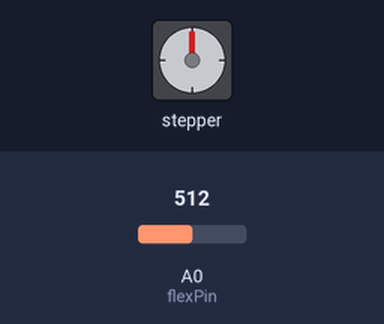
A sketch run on a simulated Arduino Uno, built with avr-gcc and run on an emulated ATmega328P. Shown: stepper motor. Wiring (inferred from the names in the program): stepper motor driver (200 steps per turn assumed): step pin 9; direction pin 8. Inputs (shaded band) come from the test bench; at power-on: A0 (flexPin) = 512. What the sketch prints to the serial monitor is not drawn.

Above: at 1.2 s.
1.3 s: A0 (flexPin) set to 461
2.8 s: A0 (flexPin) set to 432
At 2.95 s:
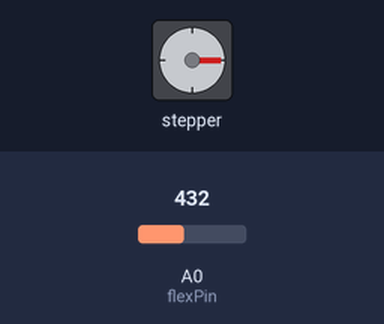
At 4.45 s:
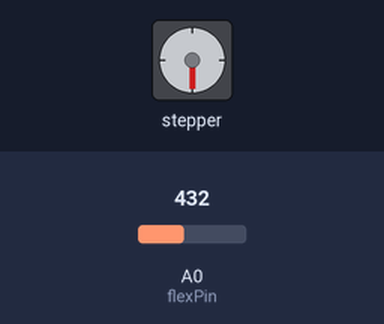
5.8 s: A0 (flexPin) set to 511
8.8 s: A0 (flexPin) set to 700
10.3 s: A0 (flexPin) set to 725
At 11.06 s:
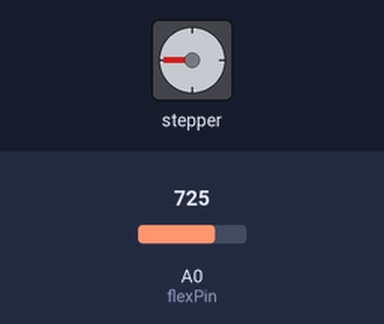
Timing chart, 0 to 20.3 s (numbered marks = the images above; inputs shaded):
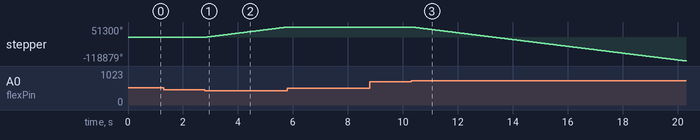

The sketch:

MotorwithFlexi.ino
```cpp
int flexPin = A0;
int dirPin = 8;
int pulsePin = 9;
int resistorVal = 4700;
int upperDBR = 6000;
int lowerDBR = 2000;

int delayMicros=45;

void setup() {
  // put your setup code here, to run once:
  Serial.begin(9600);
  pinMode(dirPin, OUTPUT);     //direction pin
  pinMode(pulsePin, OUTPUT); //step pin
}

void loop() {
  // put your main code here, to run repeatedly:
  float flexVal = analogRead(flexPin);
  float flexVolt = flexVal * 5 / 1023;
  float flexR = resistorVal * (5 - flexVolt) / flexVolt;
  //Serial.println(flexR);
  if (flexR > upperDBR) { //if less pressure, then turn motor CW
    digitalWrite(dirPin, HIGH);
    delayMicroseconds(delayMicros);
    Serial.println("CW");
    turnMotor();
  }
  else if (flexR < lowerDBR) { //if more pressure, then turn motor CCW
    digitalWrite(dirPin, LOW);
    delayMicroseconds(delayMicros);
    Serial.println("CCW");
    turnMotor();
  } else {
    Serial.println("STABLE");
    delay(10);
  }

}

void turnMotor() {
  for (int i = 0; i < 50; i++) {
    digitalWrite(pulsePin, HIGH);
    delayMicroseconds(delayMicros);
    digitalWrite(pulsePin, LOW);
    delayMicroseconds(delayMicros);
  }
}
```

Measured:
- the behaviour switches between 450 and 449 on A0 (flexPin) (found by bisection; images 0 and 1)
- the behaviour switches between 717 and 718 on A0 (flexPin) (found by bisection; images 2 and 3)
- after the input at 2.8 s, stepper: keeps turning clockwise at about 17126°/s, starting at once
- after the input at 10.3 s, stepper: keeps turning counter-clockwise at about 17029°/s, starting at once
